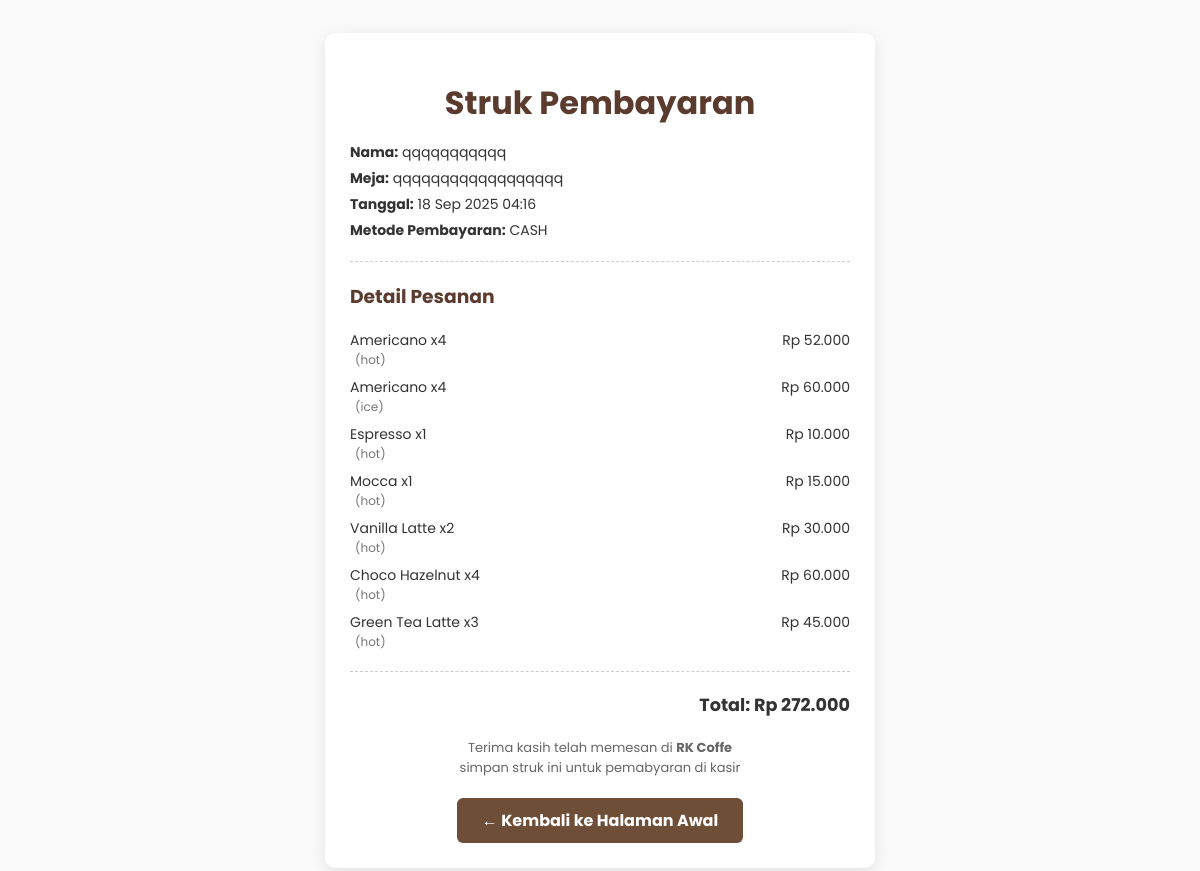
Screenshot of /order_success.php?id=4 with the database file from the repository.
### tables this page shows
CREATE TABLE `orders` (
  `id` int NOT NULL,
  `customer_name` varchar(255) NOT NULL,
  `table_number` varchar(50) DEFAULT NULL,
  `total` int NOT NULL,
  `payment_method` enum('cash','qris') DEFAULT 'cash',
  `status` enum('baru','diproses','selesai') DEFAULT 'baru',
  `qris_selected` tinyint(1) DEFAULT '0',
  `bukti_qris` varchar(255) DEFAULT NULL,
  `created_at` timestamp NULL DEFAULT CURRENT_TIMESTAMP
);

CREATE TABLE `order_items` (
  `id` int NOT NULL,
  `order_id` int NOT NULL,
  `menu_id` int NOT NULL,
  `menu_name` varchar(255) NOT NULL,
  `variant` enum('hot','ice') DEFAULT 'hot',
  `qty` int NOT NULL,
  `price` int NOT NULL,
  `note` text,
  `subtotal` int NOT NULL
);

### db.php (called while the page is built, shortened)
<?php
function rupiah($n) {
    return "Rp " . number_format($n,0,',','.');
}
?>

### order_success.php (the view, shortened to what this page needs)
<?php
require_once 'db.php';
$id = intval($_GET['id'] ?? 0);
$stmt = $mysqli->prepare("SELECT * FROM orders WHERE id = ?");
$stmt->bind_param("i", $id);
$stmt->execute();
$res = $stmt->get_result();
$order = $res->fetch_assoc();
$stmt = $mysqli->prepare("SELECT * FROM order_items WHERE order_id = ?");
$stmt->bind_param("i", $id);
$stmt->execute();
$res = $stmt->get_result();
$items = $res->fetch_all(MYSQLI_ASSOC);
?>
<!DOCTYPE html>
<html lang="id">
<head>
</head>
<body>
  <div class="container">
    <h1>Struk Pembayaran</h1>
    <div class="info">
      <p><strong>Nama:</strong> <?= htmlspecialchars($order['customer_name']) ?></p>
      <p><strong>Meja:</strong> <?= htmlspecialchars($order['table_number']) ?></p>
      <p><strong>Tanggal:</strong> <?= date("d M Y H:i", strtotime($order['created_at'])) ?></p>
      <p><strong>Metode Pembayaran:</strong> <?= strtoupper($order['payment_method']) ?></p>
    </div>
    <div class="line"></div>
    <h3 style="text-align:left;color:#5a3b2e;">Detail Pesanan</h3>
    <ul>
      <?php foreach ($items as $it): ?>
        <li>
          <div>
            <?= htmlspecialchars($it['menu_name']) ?> x<?= intval($it['qty']) ?>
            <?php if (!empty($it['variant'])): ?>
              <span class="variant">(<?= htmlspecialchars($it['variant']) ?>)</span>
            <?php endif; ?>
          </div>
          <div><?= rupiah($it['subtotal']) ?></div>
        </li>
      <?php endforeach; ?>
    </ul>
    <div class="line"></div>
    <p class="total">Total: <?= rupiah($order['total']) ?></p>
    <div class="footer">
      Terima kasih telah memesan di <strong>RK Coffe</strong> <br> simpan struk ini untuk pemabyaran di kasir
    </div>
    <a class="btn-home" href="index.php">← Kembali ke Halaman Awal</a>
  </div>
</body>
</html>

### order_success.php (style rules this page uses)
body { font-family: 'Poppins', sans-serif; background-color: #fafafa; padding: 25px; color: #333; }
.container { max-width: 500px; margin: auto; background: #fff; padding: 25px; box-shadow: 0 4px 15px rgba(0,0,0,0.1); border-radius: 10px; text-align: center; animation: fadeIn 0.5s ease-in-out; }
h1 { color: #5a3b2e; margin-bottom: 10px; }
.info { text-align: left; margin-top: 15px; font-size: 14px; }
.info p { margin: 5px 0; }
.line { border-top: 1px dashed #ccc; margin: 20px 0; }
ul { text-align: left; list-style: none; padding: 0; }
ul li { margin-bottom: 8px; display: flex; justify-content: space-between; align-items: flex-start; font-size: 14px; flex-wrap: wrap; }
.variant, .note { display: block; font-size: 12px; color: #777; margin-left: 5px; }
.total { font-size: 1.1em; font-weight: bold; margin-top: 15px; text-align: right; }
.footer { margin-top: 20px; font-size: 13px; color: #666; text-align: center; }
.btn-home { display: inline-block; margin-top: 20px; padding: 10px 25px; background-color: #6f4e37; color: white; text-decoration: none; border-radius: 6px; font-weight: bold; transition: background 0.3s ease; }

### rows the page displays
orders: customer_name "qqqqqqqqqqq", table_number "qqqqqqqqqqqqqqqqqq", created_at "18 Sep 2025 04:16", payment_method "CASH", total "Rp 272.000"
order_items: menu_name "Americano", qty "4", variant "hot", subtotal "Rp 52.000"
order_items: menu_name "Americano", qty "4", variant "ice", subtotal "Rp 60.000"
order_items: menu_name "Espresso", qty "1", variant "hot", subtotal "Rp 10.000"
order_items: menu_name "Mocca", qty "1", variant "hot", subtotal "Rp 15.000"
order_items: menu_name "Vanilla Latte", qty "2", variant "hot", subtotal "Rp 30.000"
order_items: menu_name "Choco Hazelnut", qty "4", variant "hot", subtotal "Rp 60.000"
order_items: menu_name "Green Tea Latte", qty "3", variant "hot", subtotal "Rp 45.000"
